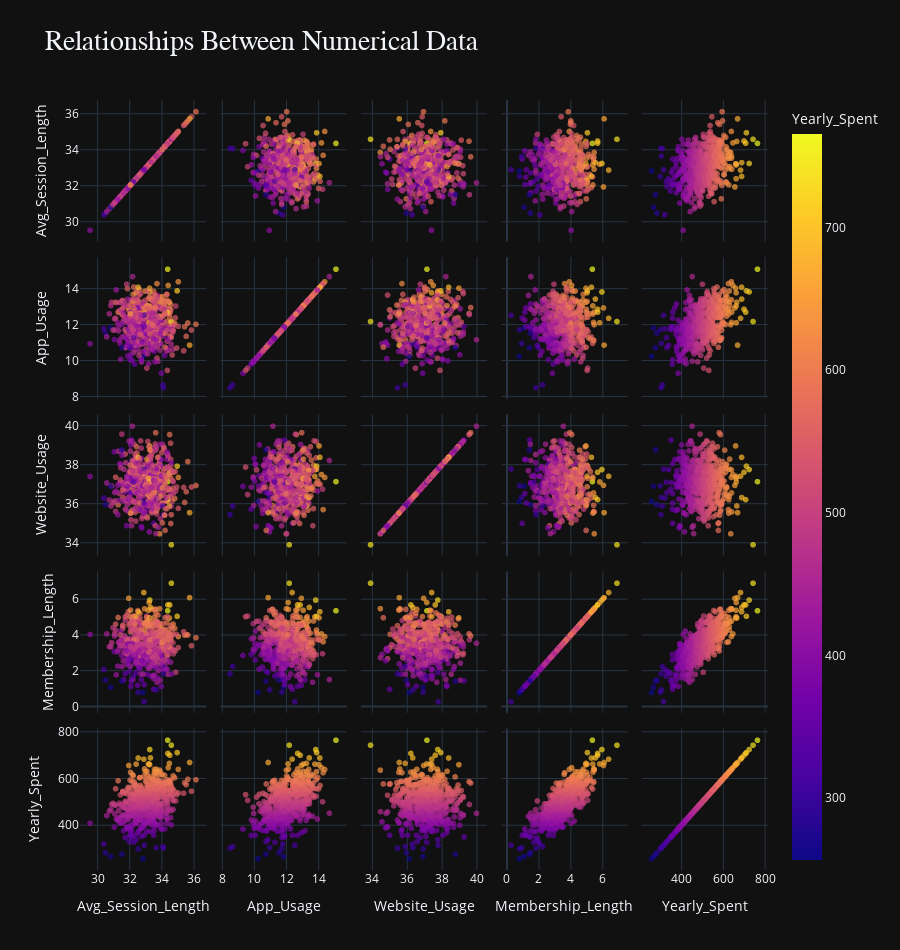

Notebook code for this chart:
### Code cell
import plotly.graph_objects as go

fig = px.scatter_matrix(
    df,
    dimensions= df.select_dtypes(include='number').columns,
    height=950,
    width=900,
    color='Yearly_Spent',
    opacity= .70,
    title= 'Relationships Between Numerical Data',
    template= 'plotly_dark'
)

fig.update_layout(
    title= {
        'font' : {
            'size' : 28,
            'family' : '<b>poppins'
        }
    }
)

iplot(fig)

### Figure 1 — Plotly figure (JSON) as saved in the notebook; plotly's stock layout.template omitted (floating-point values rounded to 4 significant figures; data arrays with more than 128 entries replaced by an {"elided": "..."} marker saying what was removed)
{"data": [{"dimensions": [{"axis": {"matches": true}, "label": "Avg_Session_Length", "values": {"elided": "500 float values"}}, {"axis": {"matches": true}, "label": "App_Usage", "values": {"elided": "500 float values"}}, {"axis": {"matches": true}, "label": "Website_Usage", "values": {"elided": "500 float values"}}, {"axis": {"matches": true}, "label": "Membership_Length", "values": {"elided": "500 float values"}}, {"axis": {"matches": true}, "label": "Yearly_Spent", "values": {"elided": "500 float values"}}], "hovertemplate": "%{xaxis.title.text}=%{x}<br>%{yaxis.title.text}=%{y}<br>Yearly_Spent=%{marker.color}<extra></extra>", "legendgroup": "", "marker": {"color": {"elided": "500 float values"}, "coloraxis": "coloraxis", "opacity": 0.7, "symbol": "circle"}, "name": "", "showlegend": false, "type": "splom"}], "layout": {"coloraxis": {"colorbar": {"title": {"text": "Yearly_Spent"}}, "colorscale": [[0, "#0d0887"], [0.1111, "#46039f"], [0.2222, "#7201a8"], [0.3333, "#9c179e"], [0.4444, "#bd3786"], [0.5556, "#d8576b"], [0.6667, "#ed7953"], [0.7778, "#fb9f3a"], [0.8889, "#fdca26"], [1, "#f0f921"]]}, "dragmode": "select", "height": 950, "legend": {"tracegroupgap": 0}, "title": {"font": {"family": "<b>poppins", "size": 28}, "text": "Relationships Between Numerical Data"}, "width": 900}}
